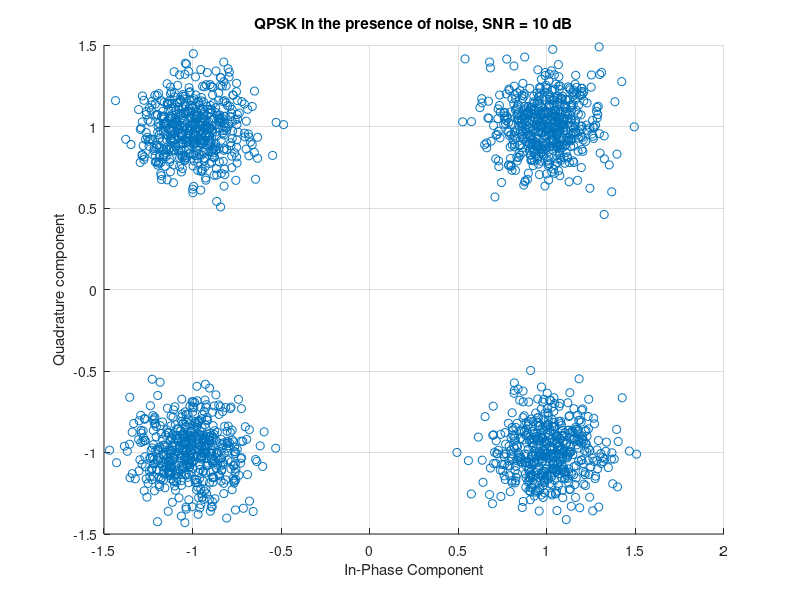
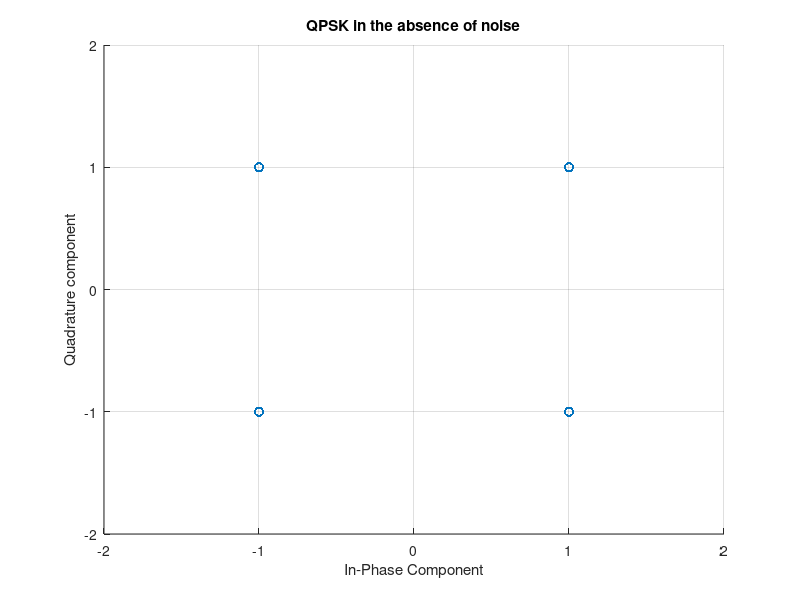
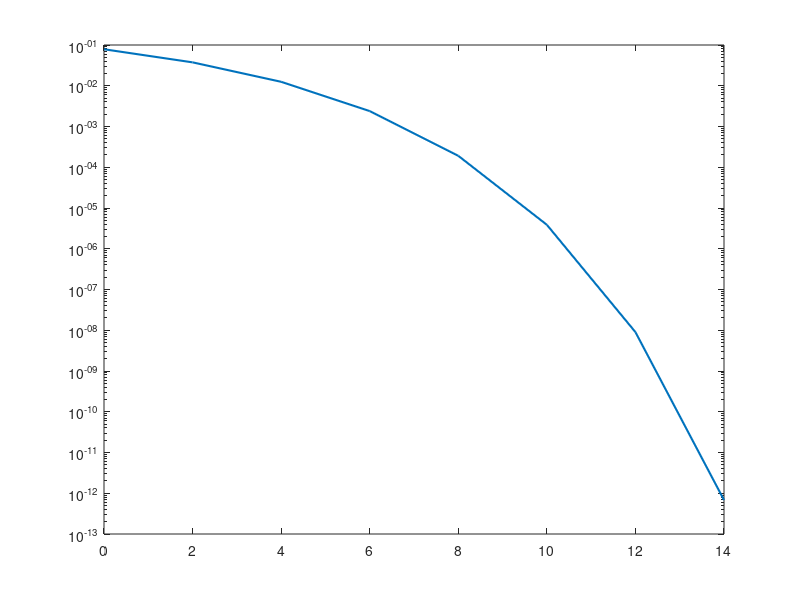

Recreate these plots in MATLAB, in order. (Note: this script raises an error after producing the figures.)
clear all;
close all;

N = 2048; %Number of symbols
symbol_rate = 250; %symbols/second

x = randi([0 1],[1 2*N]); % Since two bits per symbols
x_nrz = 2*x - 1;

x_even = x_nrz(2:2:length(x));
x_odd = x_nrz(1:2:length(x));

x_constellation = x_odd + 1i.*x_even;
SNR = 10; % dB
x_noisy_symbols = x_constellation + (1/sqrt(2))*(1/sqrt(2)*10^(-SNR/20)) * randn(1,length(x_constellation)) + 1i * (1/sqrt(2))*(1/sqrt(2)*10^(-SNR/20)) * randn(1,length(x_constellation));

figure(1)
scatter(real(x_noisy_symbols),imag(x_noisy_symbols))
grid on
ylabel('Quadrature component')
xlabel('In-Phase Component')
title('QPSK in the presence of noise, SNR = 10 dB');


figure(2)
scatter(real(x_constellation),imag(x_constellation))
grid on
ylabel('Quadrature component')
xlabel('In-Phase Component')
axis([-2 2 -2 2])
title('QPSK in the absence of noise');
BER = [];
BER_analytical = [];
SNRs = 0:2:14;

for SNR = SNRs
    x = randi([0 1],[1 2*N]); % Since two bits per symbols
    x_nrz = 2*x - 1;

    x_even = x_nrz(2:2:length(x));
    x_odd = x_nrz(1:2:length(x));  
    x_constellation = x_odd + 1i.*x_even;
    
    x_noisy_symbols = x_constellation + (1/sqrt(2)*10^(-SNR/20)) * randn(1,length(x_constellation));%(1/sqrt(2))*(1/sqrt(2)*10^(-SNR/20)) * randn(1,length(x_constellation)) + 1i * (1/sqrt(2))*(1/sqrt(2)*10^(-SNR/20)) * randn(1,length(x_constellation));
    
    %Coherent Detection
    x_stream = [];
    for j = 1:1:length(x_noisy_symbols)
        x_stream = [x_stream,real(x_noisy_symbols(j)),imag(x_noisy_symbols(j))];
    end
    x_detected = zeros(1,length(x_stream));
    for j = 1:1:length(x_stream)
       if(x_stream(j)>0)
           x_detected(j) = 1;
       else
           x_detected(j) = 0;
       end
    end
    
    %BER calculation
    ber = 0;
    for k = 1:1:length(x_detected)
       if(x_detected(k)~=x(k))
          ber = ber + 1; 
       end
    end
    BER = [BER,ber/length(x)];
    BER_analytical = [BER_analytical,qfunc(sqrt(2*(10.^(SNR/10))))];
end
figure(3)
semilogy(SNRs,BER_analytical,'LineWidth',1.5)
hold on
semilogy(SNRs,BER,'O','LineWidth',1.5)
xlabel('Eb/No (dB)')
ylabel('BER')
title ('BER for QPSK')
legend('Analytical BER','Simulated BER')
grid on 


